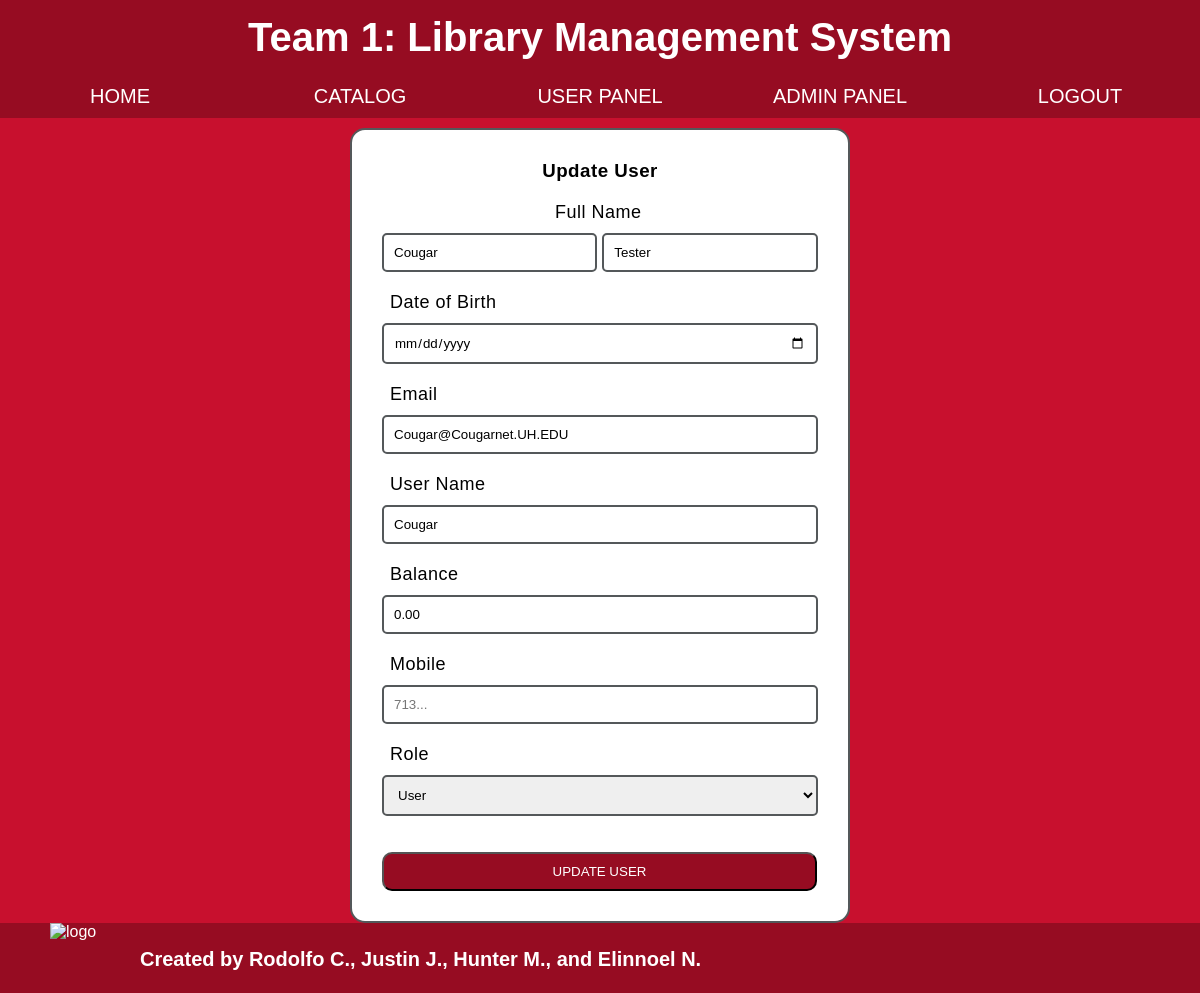
Before: /admin/user/update.php?userid=16 (signed in) with the older database file.
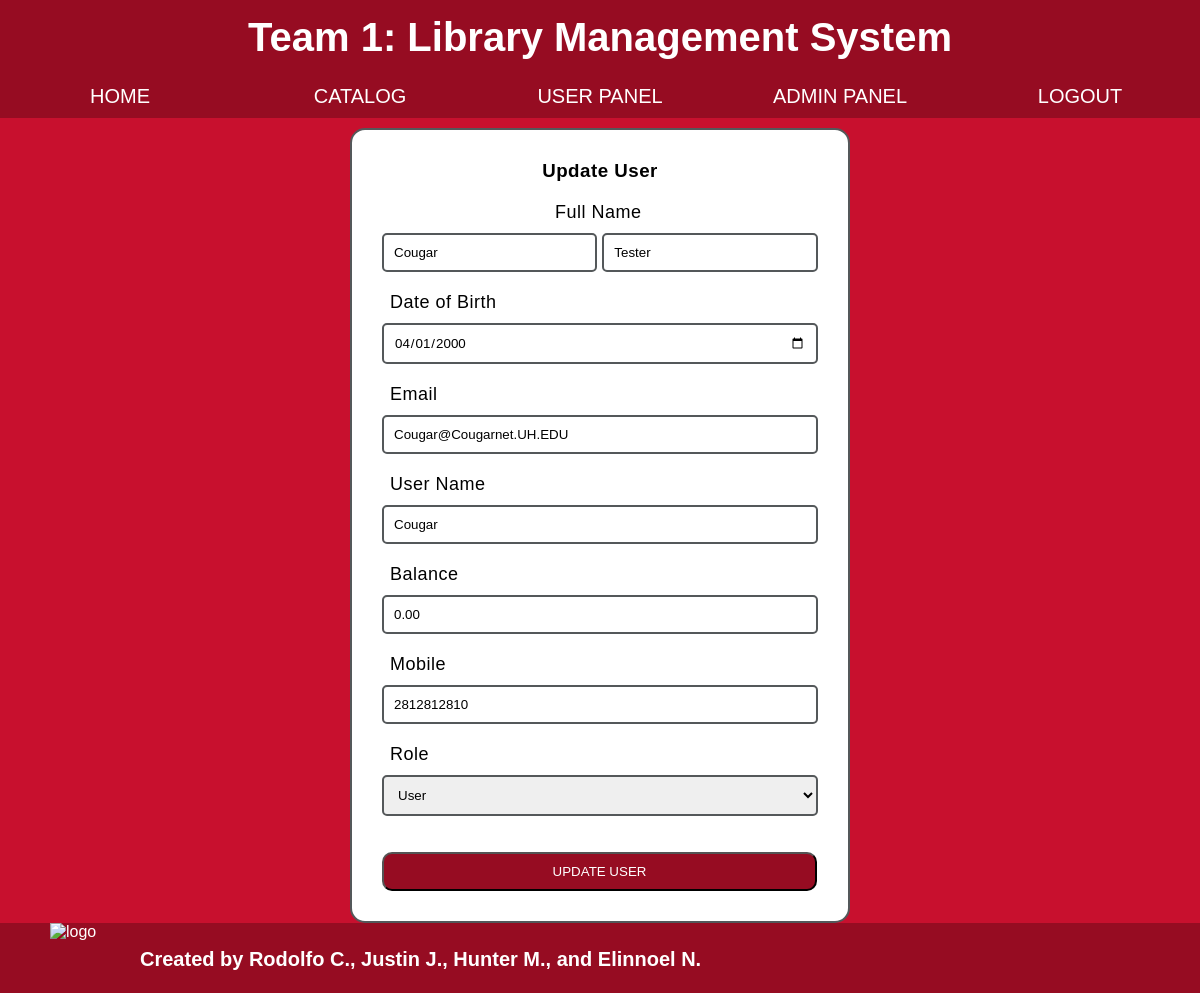
After: the same page with the newer database file.
### tables this page shows
CREATE TABLE `user` (
  `User_id` int(11) NOT NULL,
  `Fname` varchar(50) DEFAULT NULL,
  `Lname` varchar(50) DEFAULT NULL,
  `Email` varchar(50) NOT NULL,
  `Username` varchar(16) NOT NULL,
  `Password` varchar(255) NOT NULL,
  `Balance` decimal(10,2) UNSIGNED NOT NULL DEFAULT 0.00,
  `DOB` date DEFAULT NULL,
  `Pnumber` varchar(20) DEFAULT NULL,
  `Current_orders` int(11) NOT NULL DEFAULT 0,
  `Created` datetime DEFAULT NULL,
  `User_Status` varchar(6) NOT NULL DEFAULT 'user',
  `Deleted_id` tinyint(4) NOT NULL DEFAULT 0
);

### admin/user/update.php (the view, shortened to what this page needs)
<!DOCTYPE html>
<html>
    <head>
        <link rel="stylesheet" href="../../style.css">
    </head>
    <body>
    <?php
        include_once '../../header.php';
        $id=$_GET['userid'];
        $sql="Select * from user where User_id=$id";
        $result=mysqli_query($con,$sql);
        $row=mysqli_fetch_assoc($result);
        $Fname=$row['Fname'];
        $Lname=$row['Lname'];
        $DOB=$row['DOB'];
        $Email=$row['Email'];
        $Username=$row['Username'];
        $Balance=$row['Balance'];
        $Mobile=$row['Pnumber'];
        $Role=$row['User_Status'];
    ?>
    <div class="page-content">
        <div class = "display-body">
            <form method="post" class="signup-form">
                <h3 class="display-header">Update User</h3>
                <div class = "signup-input">
                    <label class="label-double">Full Name</label><br>
                    <input type="text" placeholder="First name..." class="input-double" name="fname" value="<?php echo $Fname;?>">
                    <input type="text" placeholder="Last name..." class="input-double" name="lname" value="<?php echo $Lname;?>"><br>
                    <label class="label-single">Date of Birth</label>
                    <input type="date" class="input-single" name="date" value="<?php echo $DOB;?>">
                    <label class="label-single">Email</label>
                    <input type="email" placeholder="Email..." class="input-single" name="email" value="<?php echo $Email;?>">
                    <label class="label-single">User Name</label>
                    <input type="text" placeholder="Username..." class="input-single" name="username" value="<?php echo $Username;?>">
                    <label class="label-single">Balance</label>
                    <input type="number" placeholder="0..." class="input-single" name="balance" value="<?php echo $Balance;?>">
                    <label class="label-single">Mobile</label>
                    <input type="text" placeholder="713..." class="input-single" name="mobile" value="<?php echo $Mobile;?>">
                    <label class="label-single">Role</label>
                    <select name="role">
                        <option <?php if($Role== 'user'){echo("selected");}?> value="user">User</option>
                    </select>
                </div>
                <div class = "signup-button">
                    <button type="submit" name ="submit">UPDATE USER</button>
                </div>
            </form>
        </div>
    </div>
<?php
    include_once '../../footer.php';
?>

Changed rows visible on the page:
changed user "Cougar": date (not shown) → "04/01/2000"; mobile (not shown) → "2812812810"
